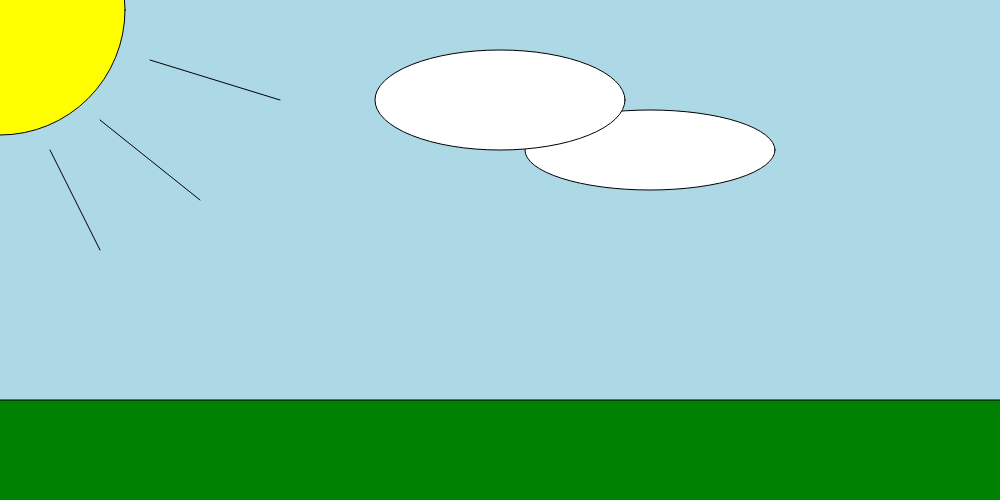
Frame 1 (no input)
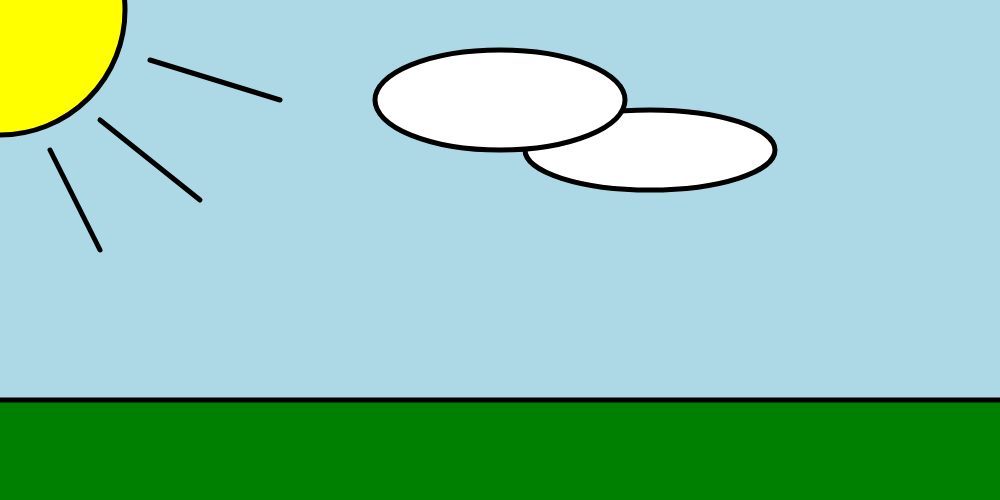
Frame 60 (no input)
Frame 120 (the mouse pressed at the canvas centre since frame 60): identical to frame 60, image omitted

The p5.js sketch that drew these frames (run headless with seeded random() and noise() and a simulated clock; from frame 60 on, the mouse is pressed at the canvas centre):

// p5.js sketch
// ── sketch.js
/* Name: Natania Ma
Title: Sunny Day
Concept: Mimicking my childhood artstyle. */

function setup() {
  createCanvas(1000, 500);
}

function draw() {
  background("lightblue");
 
  
  fill("yellow");
  circle(0, 10, 250);

  //cordinates {x1, y1, x2, y2}//
  line( 50, 150, 100, 250);
  line( 100, 120, 200, 200);
  line( 150, 60, 280, 100);

  fill("green");
  rect(-10, 400, 1020, 150);

  fill("white");
  ellipse(650, 150, 250, 80);
  ellipse(500, 100, 250, 100);

  strokeWeight(5)
}
